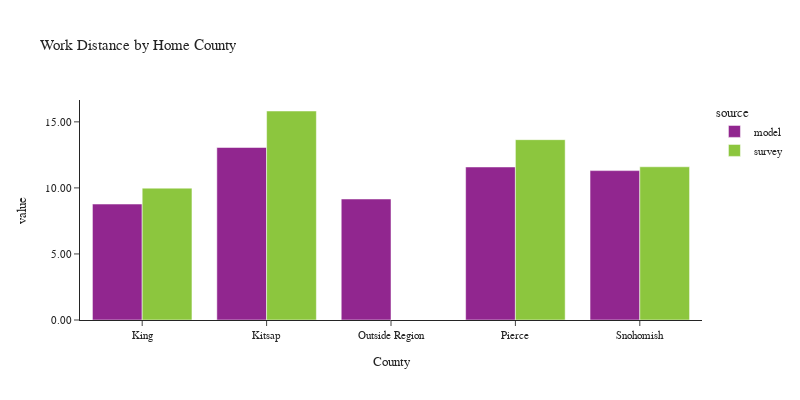

This figure's notebook cell:
### Code cell
plot_work_location(df_workers, 'CountyName_home', 'Home County', 'County')

### Figure 1 — Plotly figure (JSON) as saved in the notebook; plotly's stock layout.template omitted (floating-point values rounded to 4 significant figures)
{"data": [{"alignmentgroup": "True", "customdata": [[1591374], [173111], [4], [562044], [616673]], "hovertemplate": "source=model<br>CountyName_home=%{x}<br>value=%{y}<br>sample count=%{customdata[0]}<extra></extra>", "legendgroup": "model", "marker": {"color": "#91268F", "pattern": {"shape": ""}}, "name": "model", "offsetgroup": "model", "orientation": "v", "showlegend": true, "textposition": "auto", "type": "bar", "x": ["King", "Kitsap", "Outside Region", "Pierce", "Snohomish"], "xaxis": "x", "y": [8.777, 13.06, 9.161, 11.58, 11.31], "yaxis": "y"}, {"alignmentgroup": "True", "customdata": [[2119], [129], [295], [280]], "hovertemplate": "source=survey<br>CountyName_home=%{x}<br>value=%{y}<br>sample count=%{customdata[0]}<extra></extra>", "legendgroup": "survey", "marker": {"color": "#8CC63E", "pattern": {"shape": ""}}, "name": "survey", "offsetgroup": "survey", "orientation": "v", "showlegend": true, "textposition": "auto", "type": "bar", "x": ["King", "Kitsap", "Pierce", "Snohomish"], "xaxis": "x", "y": [9.982, 15.82, 13.65, 11.6], "yaxis": "y"}], "layout": {"barmode": "group", "font": {"size": 11}, "height": 400, "legend": {"title": {"text": "source"}, "tracegroupgap": 0}, "title": {"text": "Work Distance by Home County"}, "width": 800, "xaxis": {"anchor": "y", "domain": [0.0, 1.0], "title": {"text": "County"}}, "yaxis": {"anchor": "x", "domain": [0.0, 1.0], "tickformat": ".2f", "title": {"text": "value"}}}}
